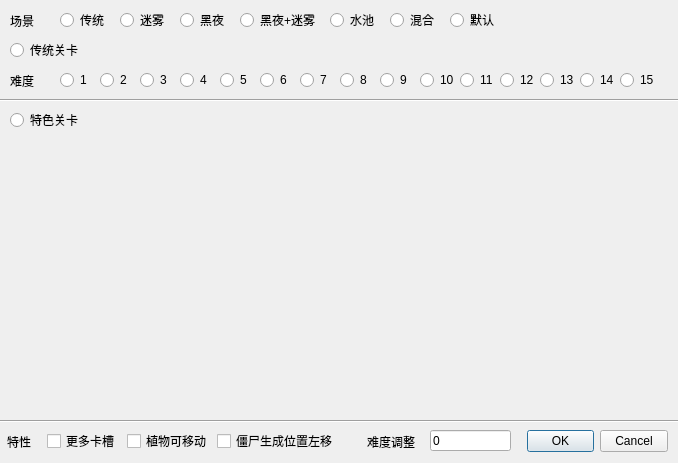
<?xml version="1.0" encoding="UTF-8"?>
<ui version="4.0">
 <class>Choogq</class>
 <widget class="QDialog" name="Choogq">
  <property name="windowModality">
   <enum>Qt::WindowModality::NonModal</enum>
  </property>
  <property name="geometry">
   <rect>
    <x>0</x>
    <y>0</y>
    <width>678</width>
    <height>463</height>
   </rect>
  </property>
  <property name="windowTitle">
   <string>选择关卡</string>
  </property>
  <widget class="QDialogButtonBox" name="buttonBox">
   <property name="geometry">
    <rect>
     <x>527</x>
     <y>421</y>
     <width>141</width>
     <height>41</height>
    </rect>
   </property>
   <property name="orientation">
    <enum>Qt::Orientation::Horizontal</enum>
   </property>
   <property name="standardButtons">
    <set>QDialogButtonBox::StandardButton::Cancel|QDialogButtonBox::StandardButton::Ok</set>
   </property>
  </widget>
  <widget class="QRadioButton" name="ty0">
   <property name="geometry">
    <rect>
     <x>10</x>
     <y>40</y>
     <width>81</width>
     <height>20</height>
    </rect>
   </property>
   <property name="text">
    <string>传统关卡</string>
   </property>
  </widget>
  <widget class="QRadioButton" name="radioButton_1">
   <property name="geometry">
    <rect>
     <x>60</x>
     <y>70</y>
     <width>31</width>
     <height>20</height>
    </rect>
   </property>
   <property name="text">
    <string>1</string>
   </property>
  </widget>
  <widget class="QLabel" name="label">
   <property name="geometry">
    <rect>
     <x>10</x>
     <y>70</y>
     <width>41</width>
     <height>21</height>
    </rect>
   </property>
   <property name="sizePolicy">
    <sizepolicy hsizetype="Minimum" vsizetype="Fixed">
     <horstretch>0</horstretch>
     <verstretch>0</verstretch>
    </sizepolicy>
   </property>
   <property name="text">
    <string>难度</string>
   </property>
  </widget>
  <widget class="QRadioButton" name="radioButton_2">
   <property name="geometry">
    <rect>
     <x>100</x>
     <y>70</y>
     <width>31</width>
     <height>20</height>
    </rect>
   </property>
   <property name="text">
    <string>2</string>
   </property>
  </widget>
  <widget class="QRadioButton" name="radioButton_3">
   <property name="geometry">
    <rect>
     <x>140</x>
     <y>70</y>
     <width>31</width>
     <height>20</height>
    </rect>
   </property>
   <property name="text">
    <string>3</string>
   </property>
  </widget>
  <widget class="QRadioButton" name="radioButton_4">
   <property name="geometry">
    <rect>
     <x>180</x>
     <y>70</y>
     <width>31</width>
     <height>20</height>
    </rect>
   </property>
   <property name="text">
    <string>4</string>
   </property>
  </widget>
  <widget class="QRadioButton" name="radioButton_5">
   <property name="geometry">
    <rect>
     <x>220</x>
     <y>70</y>
     <width>31</width>
     <height>20</height>
    </rect>
   </property>
   <property name="text">
    <string>5</string>
   </property>
  </widget>
  <widget class="QRadioButton" name="radioButton_6">
   <property name="geometry">
    <rect>
     <x>260</x>
     <y>70</y>
     <width>31</width>
     <height>20</height>
    </rect>
   </property>
   <property name="text">
    <string>6</string>
   </property>
  </widget>
  <widget class="QRadioButton" name="radioButton_7">
   <property name="geometry">
    <rect>
     <x>300</x>
     <y>70</y>
     <width>31</width>
     <height>20</height>
    </rect>
   </property>
   <property name="text">
    <string>7</string>
   </property>
  </widget>
  <widget class="QRadioButton" name="radioButton_8">
   <property name="geometry">
    <rect>
     <x>340</x>
     <y>70</y>
     <width>31</width>
     <height>20</height>
    </rect>
   </property>
   <property name="text">
    <string>8</string>
   </property>
  </widget>
  <widget class="QRadioButton" name="radioButton_9">
   <property name="geometry">
    <rect>
     <x>380</x>
     <y>70</y>
     <width>31</width>
     <height>20</height>
    </rect>
   </property>
   <property name="text">
    <string>9</string>
   </property>
  </widget>
  <widget class="QRadioButton" name="radioButton_10">
   <property name="geometry">
    <rect>
     <x>420</x>
     <y>70</y>
     <width>41</width>
     <height>20</height>
    </rect>
   </property>
   <property name="text">
    <string>10</string>
   </property>
  </widget>
  <widget class="QLabel" name="label_2">
   <property name="geometry">
    <rect>
     <x>10</x>
     <y>10</y>
     <width>41</width>
     <height>21</height>
    </rect>
   </property>
   <property name="sizePolicy">
    <sizepolicy hsizetype="Minimum" vsizetype="Fixed">
     <horstretch>0</horstretch>
     <verstretch>0</verstretch>
    </sizepolicy>
   </property>
   <property name="text">
    <string>场景</string>
   </property>
  </widget>
  <widget class="QRadioButton" name="sce1">
   <property name="geometry">
    <rect>
     <x>60</x>
     <y>10</y>
     <width>61</width>
     <height>20</height>
    </rect>
   </property>
   <property name="text">
    <string>传统</string>
   </property>
  </widget>
  <widget class="QRadioButton" name="sce2">
   <property name="geometry">
    <rect>
     <x>120</x>
     <y>10</y>
     <width>61</width>
     <height>20</height>
    </rect>
   </property>
   <property name="text">
    <string>迷雾</string>
   </property>
  </widget>
  <widget class="QRadioButton" name="sce3">
   <property name="geometry">
    <rect>
     <x>180</x>
     <y>10</y>
     <width>61</width>
     <height>20</height>
    </rect>
   </property>
   <property name="text">
    <string>黑夜</string>
   </property>
  </widget>
  <widget class="QRadioButton" name="sce4">
   <property name="geometry">
    <rect>
     <x>240</x>
     <y>10</y>
     <width>91</width>
     <height>20</height>
    </rect>
   </property>
   <property name="text">
    <string>黑夜+迷雾</string>
   </property>
  </widget>
  <widget class="QRadioButton" name="sce5">
   <property name="geometry">
    <rect>
     <x>330</x>
     <y>10</y>
     <width>61</width>
     <height>20</height>
    </rect>
   </property>
   <property name="text">
    <string>水池</string>
   </property>
  </widget>
  <widget class="QRadioButton" name="sce6">
   <property name="geometry">
    <rect>
     <x>390</x>
     <y>10</y>
     <width>61</width>
     <height>20</height>
    </rect>
   </property>
   <property name="text">
    <string>混合</string>
   </property>
  </widget>
  <widget class="QRadioButton" name="ty1">
   <property name="geometry">
    <rect>
     <x>10</x>
     <y>110</y>
     <width>91</width>
     <height>20</height>
    </rect>
   </property>
   <property name="text">
    <string>特色关卡</string>
   </property>
  </widget>
  <widget class="Line" name="line">
   <property name="geometry">
    <rect>
     <x>0</x>
     <y>90</y>
     <width>681</width>
     <height>20</height>
    </rect>
   </property>
   <property name="orientation">
    <enum>Qt::Orientation::Horizontal</enum>
   </property>
  </widget>
  <widget class="Line" name="line_2">
   <property name="geometry">
    <rect>
     <x>-13</x>
     <y>411</y>
     <width>741</width>
     <height>20</height>
    </rect>
   </property>
   <property name="orientation">
    <enum>Qt::Orientation::Horizontal</enum>
   </property>
  </widget>
  <widget class="QCheckBox" name="sp1">
   <property name="geometry">
    <rect>
     <x>47</x>
     <y>431</y>
     <width>85</width>
     <height>20</height>
    </rect>
   </property>
   <property name="text">
    <string>更多卡槽</string>
   </property>
  </widget>
  <widget class="QCheckBox" name="sp3">
   <property name="geometry">
    <rect>
     <x>127</x>
     <y>431</y>
     <width>91</width>
     <height>20</height>
    </rect>
   </property>
   <property name="text">
    <string>植物可移动</string>
   </property>
  </widget>
  <widget class="QCheckBox" name="sp4">
   <property name="geometry">
    <rect>
     <x>217</x>
     <y>431</y>
     <width>131</width>
     <height>20</height>
    </rect>
   </property>
   <property name="text">
    <string>僵尸生成位置左移</string>
   </property>
  </widget>
  <widget class="QRadioButton" name="radioButton_11">
   <property name="geometry">
    <rect>
     <x>460</x>
     <y>70</y>
     <width>41</width>
     <height>20</height>
    </rect>
   </property>
   <property name="text">
    <string>11</string>
   </property>
  </widget>
  <widget class="QRadioButton" name="radioButton_12">
   <property name="geometry">
    <rect>
     <x>500</x>
     <y>70</y>
     <width>41</width>
     <height>20</height>
    </rect>
   </property>
   <property name="text">
    <string>12</string>
   </property>
  </widget>
  <widget class="QLabel" name="label_3">
   <property name="geometry">
    <rect>
     <x>7</x>
     <y>431</y>
     <width>41</width>
     <height>21</height>
    </rect>
   </property>
   <property name="sizePolicy">
    <sizepolicy hsizetype="Minimum" vsizetype="Fixed">
     <horstretch>0</horstretch>
     <verstretch>0</verstretch>
    </sizepolicy>
   </property>
   <property name="text">
    <string>特性</string>
   </property>
  </widget>
  <widget class="QRadioButton" name="radioButton_13">
   <property name="geometry">
    <rect>
     <x>540</x>
     <y>70</y>
     <width>41</width>
     <height>20</height>
    </rect>
   </property>
   <property name="text">
    <string>13</string>
   </property>
  </widget>
  <widget class="QRadioButton" name="radioButton_14">
   <property name="geometry">
    <rect>
     <x>580</x>
     <y>70</y>
     <width>41</width>
     <height>20</height>
    </rect>
   </property>
   <property name="text">
    <string>14</string>
   </property>
  </widget>
  <widget class="QLabel" name="label_4">
   <property name="geometry">
    <rect>
     <x>367</x>
     <y>431</y>
     <width>61</width>
     <height>21</height>
    </rect>
   </property>
   <property name="text">
    <string>难度调整</string>
   </property>
  </widget>
  <widget class="QLineEdit" name="Ext_Dif">
   <property name="geometry">
    <rect>
     <x>430</x>
     <y>430</y>
     <width>81</width>
     <height>21</height>
    </rect>
   </property>
   <property name="text">
    <string>0</string>
   </property>
  </widget>
  <widget class="QRadioButton" name="radioButton_15">
   <property name="geometry">
    <rect>
     <x>620</x>
     <y>70</y>
     <width>41</width>
     <height>20</height>
    </rect>
   </property>
   <property name="text">
    <string>15</string>
   </property>
  </widget>
  <widget class="QRadioButton" name="sce0">
   <property name="geometry">
    <rect>
     <x>450</x>
     <y>10</y>
     <width>61</width>
     <height>20</height>
    </rect>
   </property>
   <property name="text">
    <string>默认</string>
   </property>
  </widget>
 </widget>
 <resources/>
 <connections>
  <connection>
   <sender>buttonBox</sender>
   <signal>accepted()</signal>
   <receiver>Choogq</receiver>
   <slot>accept()</slot>
   <hints>
    <hint type="sourcelabel">
     <x>248</x>
     <y>254</y>
    </hint>
    <hint type="destinationlabel">
     <x>157</x>
     <y>274</y>
    </hint>
   </hints>
  </connection>
  <connection>
   <sender>buttonBox</sender>
   <signal>rejected()</signal>
   <receiver>Choogq</receiver>
   <slot>reject()</slot>
   <hints>
    <hint type="sourcelabel">
     <x>316</x>
     <y>260</y>
    </hint>
    <hint type="destinationlabel">
     <x>286</x>
     <y>274</y>
    </hint>
   </hints>
  </connection>
 </connections>
</ui>
